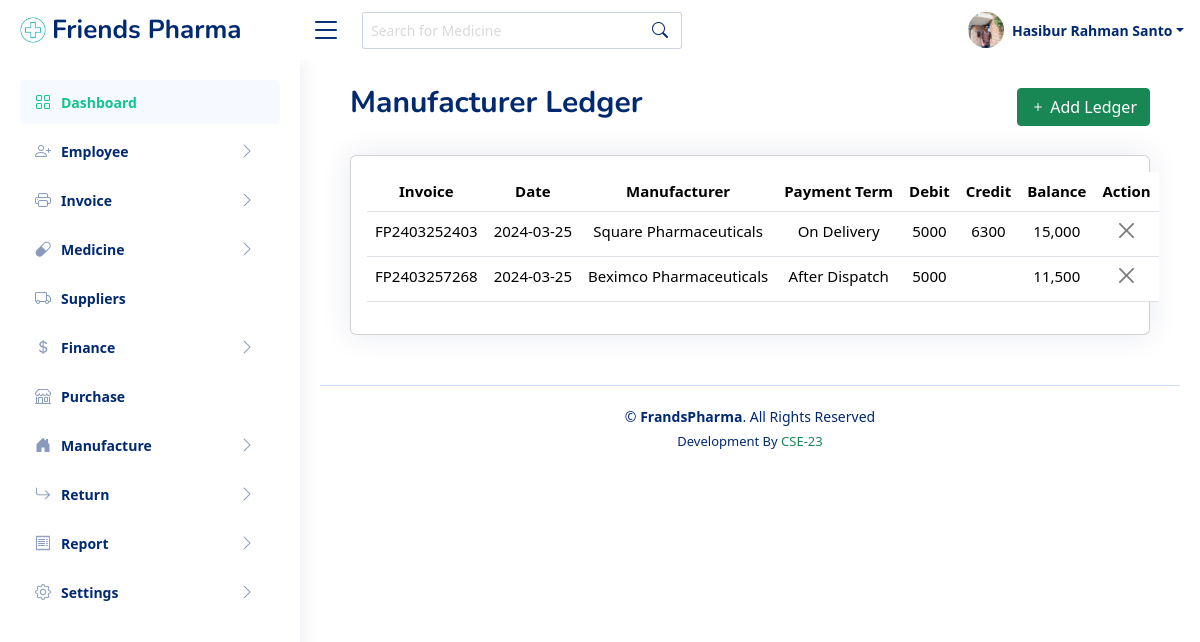
Page /manufacturer-ledger.php (signed in) on the committed database.
### tables this page shows
CREATE TABLE `employee` (
  `id` int(11) NOT NULL,
  `f_name` varchar(20) NOT NULL,
  `l_name` varchar(20) NOT NULL,
  `gender` varchar(20) NOT NULL,
  `birthday` varchar(20) NOT NULL,
  `phone` int(11) NOT NULL,
  `password` varchar(255) NOT NULL,
  `email` varchar(50) NOT NULL,
  `address` varchar(255) NOT NULL,
  `photo` varchar(20) NOT NULL,
  `designation` varchar(50) NOT NULL,
  `national_id` varchar(20) NOT NULL,
  `certificates` varchar(20) NOT NULL,
  `joining_date` varchar(20) NOT NULL,
  `biography` varchar(255) NOT NULL,
  `status` int(11) NOT NULL
);

CREATE TABLE `manufacturer_ledger` (
  `id` int(11) NOT NULL,
  `invoice_no` varchar(50) NOT NULL,
  `date` varchar(50) NOT NULL,
  `manufacturer` varchar(50) NOT NULL,
  `payment_term` varchar(50) NOT NULL,
  `debit` varchar(50) DEFAULT NULL,
  `credit` varchar(50) DEFAULT NULL,
  `balance` varchar(50) NOT NULL
);

### classes/Database.php (called while the page is built, shortened)
<?php
	class Database{
		protected $mysqli,$query,$numRows,$affectedRow,$errors;
		public function __construct(){
			$this->mysqli = new mysqli('sql205.infinityfree.com', 'if0_35937738', 'hSv8su6wUNz', 'if0_35937738_friendsPharma');
		}
		protected function Select($columnName,$table,$where){
			$columnName = implode(',', $columnName);
			$sql = "SELECT $columnName FROM $table ";
			if($where){
				$sql .= " WHERE ";
				$chunk 		= array_chunk($where, 3);
				$whereCols 	= array();
				foreach ($chunk as $key => $value) {
					if (is_string($value[2])) {
						$value[2] = "'$value[2]'";
					}else{
						$value[2] = $value[2];
					}
					$whereCols[] = implode(' ', $value);
				}
				$sql .= implode(' AND ', $whereCols);
			}
			if($this->mysqli->query($sql)){
				$this->query 	= $this->mysqli->query($sql);
				$this->numRows 	= $this->query->num_rows;
				if($this->numRows > 0){
					return true;
				}else{
					return false;
				}
			}else{
				return false;
			}
		}
	}
?>

### classes/Employee.php (called while the page is built, shortened)
<?php
	require_once ('Database.php');
	class Employee extends Database{
		public $query, $error;
		public function getEmployee($where = null){
			if($this->Select(['*'], 'employee', $where)){
				$this->query = $this->query;
				return true;
			}
			return false;
		}
	}
?>

### classes/ManufacturerLedger.php (called while the page is built, shortened)
<?php
	require_once ('Database.php');
	class ManufacturerLedger extends Database{
		public $query, $error;
		public function getLedger($where = null){
			if($this->Select(['*'], 'manufacturer_ledger', $where)){
				$this->query = $this->query;
				return true;
			}
			return false;
		}
	}
?>

### manufacturer-ledger.php (the view, shortened to what this page needs)
<!DOCTYPE html>
<html lang="en">
<?php include_once("includes/head-link.php") ?>
<body>
<?php include_once("includes/header.php") ?>
<?php include_once("includes/sidebar.php") ?>
<main id="main" class="main">
<div class="row">
  <div class="col-9">
    <div class="pagetitle">
      <h1>Manufacturer Ledger</h1>
    </div>
  </div>
  <div class="col-3 pt-2 text-end">
    <button type="button" data-bs-toggle="modal" data-bs-target="#verticalycentered" class="btn btn-success rounded-1"><i class="bi bi-plus"></i> Add Ledger</button>
  </div>
</div>
  <section class="section mt-4">
      <div class="row">
        <div class="col-lg-12">
          <div class="card">
            <div class="card-body pt-3">
              <table class="table table-hover datatable text-center">
                <thead>
                  <tr>
                    <th style="font-size:15px;" class="text-center">Invoice</th>
                    <th style="font-size:15px;" class="text-center">Date</th>
                    <th style="font-size:15px;" class="text-center">Manufacturer</th>
                    <th style="font-size:15px;" class="text-nowrap text-center">Payment Term</th>
                    <th style="font-size:15px;" class="text-center">Debit</th>
                    <th style="font-size:15px;" class="text-center">Credit</th>
                    <th style="font-size:15px;" class="text-center">Balance</th>
                    <th style="font-size:15px;" class="text-center">Action</th>
                  </tr>
                </thead>
                <tbody>
                  <?php
                    $manufacturerLedger =  new ManufacturerLedger;
                    $manufacturerLedger->getLedger();
                    $query = $manufacturerLedger->query;
                    while ($row = $query->fetch_assoc()) {
                      $id             = $row['id'];
                      $invoice_no     = $row['invoice_no'];
                      $date           = $row['date'];
                      $manufacturer   = $row['manufacturer'];
                      $payment_term   = $row['payment_term'];
                      $debit          = $row['debit'];
                      $credit         = $row['credit'];
                      $balance        = $row['balance'];
                  ?>
                  <tr>
                    <td style="font-size:15px;"><?php echo $invoice_no; ?></td>
                    <td style="font-size:15px;" class="text-nowrap"><?php echo $date; ?></td>
                    <td style="font-size:15px;" class="text-nowrap"><?php echo $manufacturer; ?></td>
                    <td style="font-size:15px;"><?php echo $payment_term; ?></td>
                    <td style="font-size:15px;"><?php echo $debit; ?></td>
                    <td style="font-size:15px;"><?php echo $credit; ?></td>
                    <td style="font-size:15px;"><?php echo $balance; ?></td>
                    <td style="font-size:15px;"><a href="delete-ledger.php?id=<?php echo $id; ?>" type="button" class="btn-close" aria-label="Close"></a></td>
                  </tr>
                  <?php } ?>
                </tbody>
              </table>
            </div>
          </div>
        </div>
      </div>
  </section>
</main>
<?php include_once("includes/footer.php") ?>
</body>
</html>

### includes/header.php (shortened to what this page needs)
<?php
  $user = $_SESSION['front_user'];
  $users = new Employee;
  $users->getEmployee(['phone', '=', $user]);
  $query = $users->query;
  $result = $query->fetch_assoc();
  $fname  = $result['f_name'];
  $lname  = $result['l_name'];
  $image  = $result['photo'];
?>
<header id="header" class="header fixed-top d-flex align-items-center">
<div class="d-flex align-items-center justify-content-between">
  <a href="index.html" class="logo d-flex align-items-center">
    <img src="assets/img/logo.png" alt="logo">
    <span class="d-none d-lg-block">Friends Pharma</span>
  </a>
  <i class="bi bi-list toggle-sidebar-btn"></i>
</div>
<div class="search-bar">
  <form class="search-form d-flex align-items-center" method="POST" action="#">
    <input type="text" name="query" placeholder="Search for Medicine" title="Enter search keyword">
    <button type="submit" title="Search"><i class="bi bi-search"></i></button>
  </form>
</div>
<nav class="header-nav ms-auto">
  <ul class="d-flex align-items-center">
    <li class="nav-item dropdown pe-3">
      <a class="nav-link nav-profile d-flex align-items-center pe-0" href="#" data-bs-toggle="dropdown">
        <img src="files/photo/<?php echo $image; ?>" alt="Profile" class="rounded-circle">
        <span class="d-none d-md-block dropdown-toggle ps-2"><?php echo $fname." ".$lname; ?></span>
      </a>
    </li>
  </ul>
</nav>
</header>

### assets/css/style.css (style rules this page uses)
:root { scroll-behavior: smooth; }
body { font-family: "Open Sans", sans-serif; background: #fff; color: #444444; }
a { color: #4154f1; text-decoration: none !important; }
::placeholder { color: #dad9d9 !important; }
h1, h2, h3, h4, h5, h6 { font-family: "Nunito", sans-serif; }
#main { margin-top: 40px; padding: 20px 30px; transition: all 0.3s; }
.pagetitle { margin-bottom: 10px; }
.pagetitle h1 { font-size: 30px; margin-bottom: 0; font-weight: 700; color: #012970; padding-top: 5px !important; }
.card { margin-bottom: 30px; border: none; border-radius: 5px; box-shadow: 0px 0 30px rgba(1, 41, 112, 0.1); }
.card-body { padding: 0 20px 20px 20px; }
.btn-close { background-size: 25%; }
.logo { line-height: 1; }
@media (min-width: 1200px) { .logo { width: 280px; } }
.logo img { max-height: 26px; margin-right: 6px; }
.logo span { font-size: 26px; font-weight: 700; color: #012970; font-family: "Nunito", sans-serif; }
.header { transition: all 0.5s; z-index: 997; height: 60px; background-color: #fff; padding-left: 20px; }
.header .toggle-sidebar-btn { font-size: 32px; padding-left: 10px; cursor: pointer; color: #012970; }
.header .search-bar { min-width: 360px; padding: 0 20px; }
.header .search-form { width: 100%; }
.header .search-form input { border: 0; font-size: 14px; color: #012970; border: 1px solid rgba(1, 41, 112, 0.2); padding: 7px 38px 7px 8px; border-radius: 3px; transition: 0.3s; width: 100%; }
.header .search-form button { border: 0; padding: 0; margin-left: -30px; background: none; }
.header .search-form button i { color: #012970; }
.header-nav ul { list-style: none; }
.header-nav > ul { margin: 0; padding: 0; }
.header-nav .nav-profile { color: #012970; }
.header-nav .nav-profile img { max-height: 36px; width: 36px; object-fit: cover; }
.header-nav .nav-profile span { font-size: 14px; font-weight: 600; }
@media (min-width: 1200px) { #main, #footer { margin-left: 300px; } }

### includes/head-link.php (style rules this page uses)
body { font-family: Arial, sans-serif; padding: 20px; }

### rows in the picture
employee: photo (picture), f_name "Hasibur", l_name "Rahman Santo"
manufacturer_ledger: invoice_no "FP2403252403", date "2024-03-25", manufacturer "Square Pharmaceuticals", payment_term "On Delivery", debit "5000", credit "6300", balance "15,000"
manufacturer_ledger: invoice_no "FP2403257268", date "2024-03-25", manufacturer "Beximco Pharmaceuticals", payment_term "After Dispatch", debit "5000", balance "11,500"
